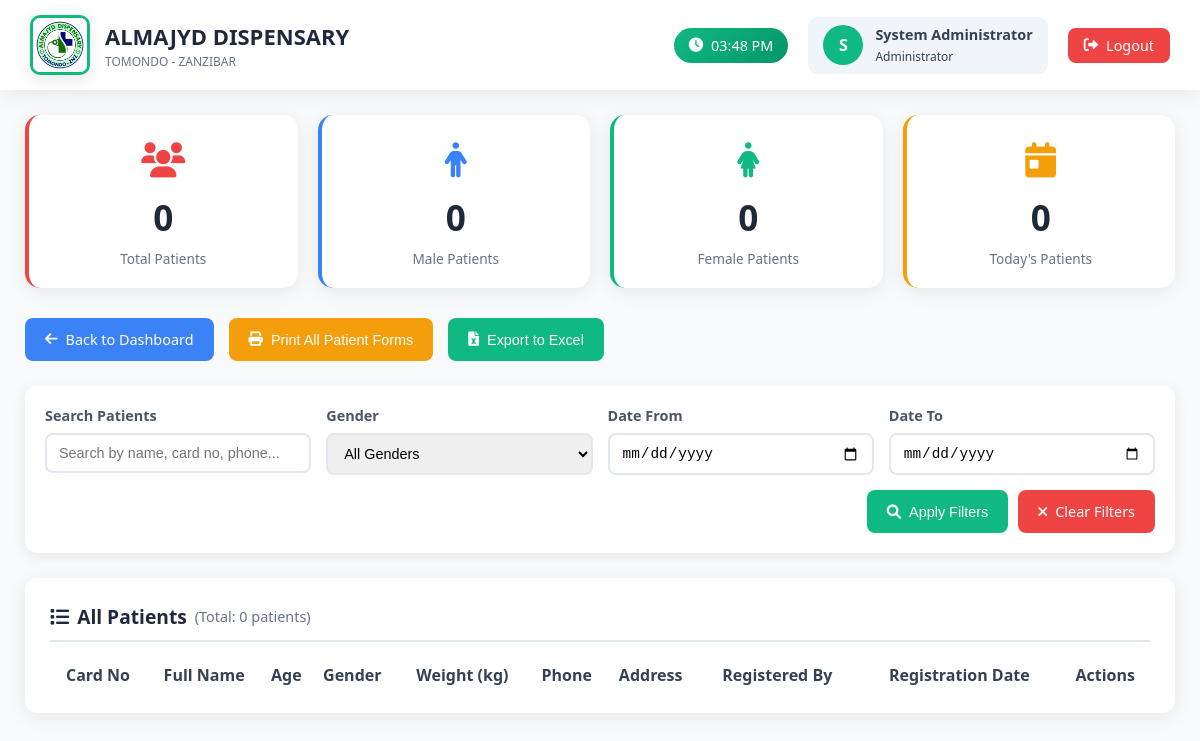
Page /admin/view_patients.php (signed in) on the earlier database version.
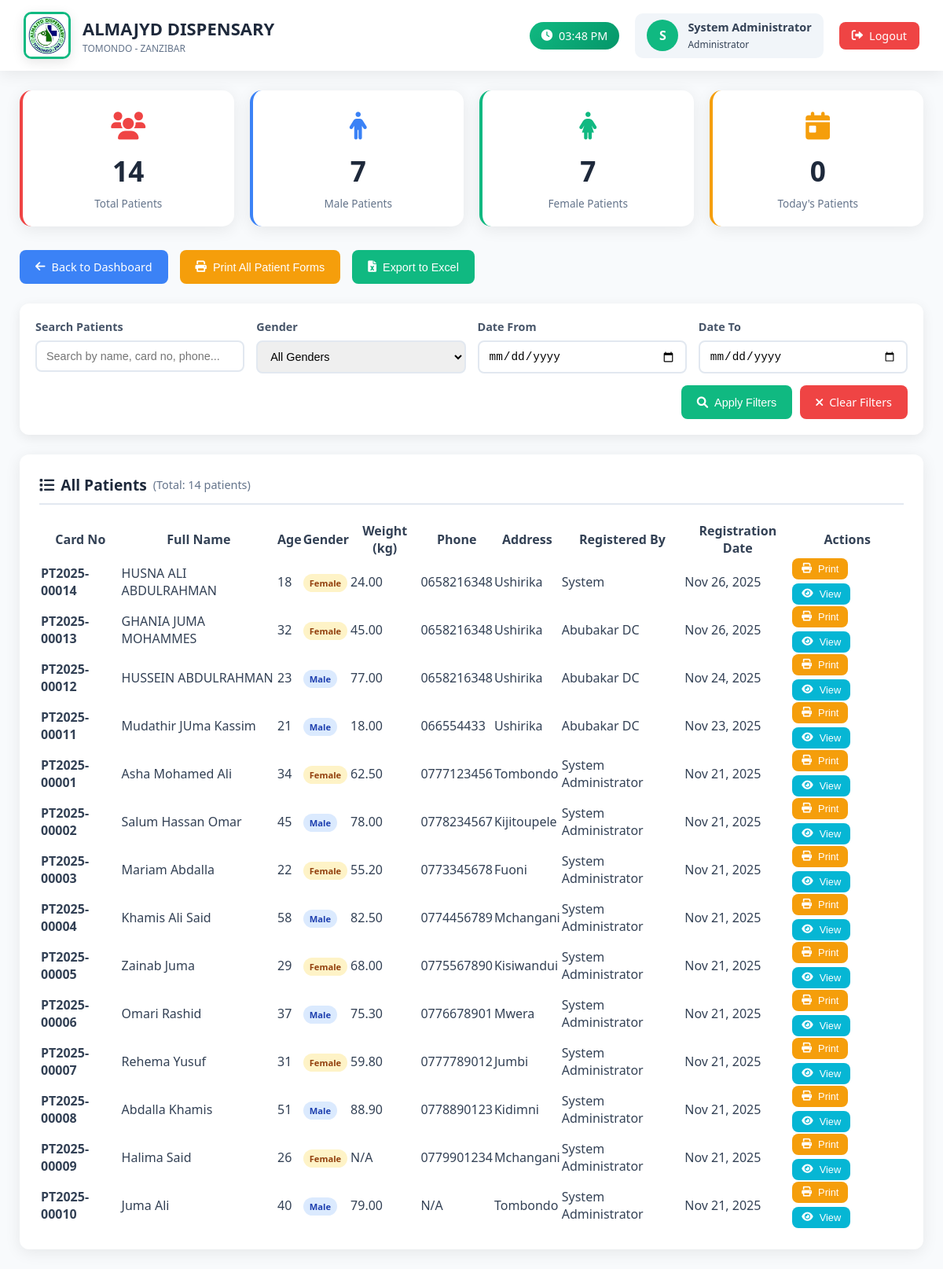
Same page on the later database version.
### tables this page shows
CREATE TABLE `patients` (
  `id` int(11) NOT NULL,
  `card_no` varchar(50) NOT NULL,
  `full_name` varchar(100) NOT NULL,
  `address` text DEFAULT NULL,
  `age` int(11) DEFAULT NULL,
  `weight` decimal(5,2) DEFAULT NULL,
  `phone` varchar(20) DEFAULT NULL,
  `gender` enum('male','female') DEFAULT NULL,
  `created_by` int(11) DEFAULT NULL,
  `created_at` timestamp NOT NULL DEFAULT current_timestamp(),
  `patient_type` enum('standard','child','senior','emergency','follow_up') DEFAULT 'standard',
  `consultation_fee` decimal(10,2) DEFAULT 0.00
);

CREATE TABLE `users` (
  `id` int(11) NOT NULL,
  `username` varchar(50) NOT NULL,
  `password` varchar(255) NOT NULL,
  `email` varchar(100) DEFAULT NULL,
  `role` enum('admin','doctor','receptionist','laboratory','pharmacy','cashier') NOT NULL,
  `full_name` varchar(100) NOT NULL,
  `phone` varchar(20) DEFAULT NULL,
  `district` varchar(100) DEFAULT NULL,
  `region` varchar(100) DEFAULT NULL,
  `created_at` timestamp NOT NULL DEFAULT current_timestamp(),
  `status` enum('active','inactive') DEFAULT 'active',
  `permissions` text DEFAULT NULL,
  `last_login` timestamp NULL DEFAULT NULL
);

### admin/view_patients.php (the view, shortened to what this page needs)
<?php
require_once '../config.php';
$search = isset($_GET['search']) ? trim($_GET['search']) : '';
$date_from = isset($_GET['date_from']) ? $_GET['date_from'] : '';
$date_to = isset($_GET['date_to']) ? $_GET['date_to'] : '';
$query = "SELECT p.*, u.full_name as created_by_name
          FROM patients p
          LEFT JOIN users u ON p.created_by = u.id
          WHERE 1=1";
$params = [];
$query .= " ORDER BY p.created_at DESC";
$stmt = $pdo->prepare($query);
$stmt->execute($params);
$patients = $stmt->fetchAll(PDO::FETCH_ASSOC);
$total_patients = count($patients);
$male_count = 0;
$female_count = 0;
$today_count = 0;
foreach ($patients as $patient) {
    if ($patient['gender'] == 'male') $male_count++;
    if ($patient['gender'] == 'female') $female_count++;
}
?>
<!DOCTYPE html>
<html lang="en">
<head>
    <link rel="stylesheet" href="https://cdnjs.cloudflare.com/ajax/libs/font-awesome/6.0.0/css/all.min.css">
    <link rel="stylesheet" href="https://cdn.datatables.net/1.13.6/css/dataTables.bootstrap5.min.css">
</head>
<body>
    <div class="topbar no-print">
        <div class="logo-section">
            <div class="logo">
                <img src="../images/logo.jpg" alt="Almajyd Dispensary Logo">
            </div>
            <div class="clinic-info">
                <h1>ALMAJYD DISPENSARY</h1>
                <p>TOMONDO - ZANZIBAR</p>
            </div>
        </div>
        <div class="user-area">
            <div class="time-display">
                <i class="fas fa-clock"></i>
                <span id="currentTime"><?php echo date('h:i A'); ?></span>
            </div>
            <div class="user">
                <div class="user-avatar">
                    <?php echo strtoupper(substr($_SESSION['full_name'], 0, 1)); ?>
                </div>
                <div>
                    <div style="font-weight:600; font-size: 0.9rem;"><?php echo $_SESSION['full_name']; ?></div>
                    <small style="font-size: 0.75rem;">Administrator</small>
                </div>
            </div>
            <a href="../logout.php" class="logout-btn">
                <i class="fas fa-sign-out-alt"></i>
                Logout
            </a>
        </div>
    </div>
    <div class="main">
        <div class="stats-grid no-print">
            <div class="stat-card patients">
                <div class="stat-icon">
                    <i class="fas fa-users"></i>
                </div>
                <div class="stat-number"><?php echo $total_patients; ?></div>
                <div class="stat-label">Total Patients</div>
            </div>
            <div class="stat-card male">
                <div class="stat-icon">
                    <i class="fas fa-male"></i>
                </div>
                <div class="stat-number"><?php echo $male_count; ?></div>
                <div class="stat-label">Male Patients</div>
            </div>
            <div class="stat-card female">
                <div class="stat-icon">
                    <i class="fas fa-female"></i>
                </div>
                <div class="stat-number"><?php echo $female_count; ?></div>
                <div class="stat-label">Female Patients</div>
            </div>
            <div class="stat-card today">
                <div class="stat-icon">
                    <i class="fas fa-calendar-day"></i>
                </div>
                <div class="stat-number"><?php echo $today_count; ?></div>
                <div class="stat-label">Today's Patients</div>
            </div>
        </div>
        <div class="action-buttons no-print">
            <a href="dashboard.php" class="btn btn-primary">
                <i class="fas fa-arrow-left"></i>
                Back to Dashboard
            </a>
            <button type="button" onclick="printAllPatientForms()" class="btn btn-warning">
                <i class="fas fa-print"></i>
                Print All Patient Forms
            </button>
            <button type="button" onclick="exportToExcel()" class="btn btn-success">
                <i class="fas fa-file-excel"></i>
                Export to Excel
            </button>
        </div>
        <div class="filter-section no-print">
            <form method="GET" action="">
                <div class="filter-grid">
                    <div class="filter-group">
                        <label class="filter-label">Search Patients</label>
                        <input type="text" name="search" class="filter-input" placeholder="Search by name, card no, phone..." value="<?php echo htmlspecialchars($search); ?>">
                    </div>
                    <div class="filter-group">
                        <label class="filter-label">Gender</label>
                        <select name="gender" class="filter-input">
                            <option value="">All Genders</option>
                        </select>
                    </div>
                    <div class="filter-group">
                        <label class="filter-label">Date From</label>
                        <input type="date" name="date_from" class="filter-input" value="<?php echo htmlspecialchars($date_from); ?>">
                    </div>
                    <div class="filter-group">
                        <label class="filter-label">Date To</label>
                        <input type="date" name="date_to" class="filter-input" value="<?php echo htmlspecialchars($date_to); ?>">
                    </div>
                </div>
                <div class="filter-actions">
                    <button type="submit" class="btn btn-success">
                        <i class="fas fa-search"></i>
                        Apply Filters
                    </button>
                    <a href="view_patients.php" class="btn btn-danger">
                        <i class="fas fa-times"></i>
                        Clear Filters
                    </a>
                </div>
            </form>
        </div>
        <div class="table-card no-print">
            <h3>
                <i class="fas fa-list"></i>
                All Patients
                <small style="font-size: 0.9rem; color: #64748b; font-weight: normal;">
                    (Total: <?php echo $total_patients; ?> patients)
                </small>
            </h3>
            <div class="table-responsive">
                <table id="patientsTable" class="display" style="width:100%">
                    <thead>
                        <tr>
                            <th>Card No</th>
                            <th>Full Name</th>
                            <th>Age</th>
                            <th>Gender</th>
                            <th>Weight (kg)</th>
                            <th>Phone</th>
                            <th>Address</th>
                            <th>Registered By</th>
                            <th>Registration Date</th>
                            <th>Actions</th>
                        </tr>
                    </thead>
                    <tbody>
                        <?php
                        $patients_data = $patients;
                        if (!empty($patients_data)):
                            foreach ($patients_data as $patient):
                        ?>
                        <tr>
                            <td><strong><?php echo htmlspecialchars($patient['card_no']); ?></strong></td>
                            <td><?php echo htmlspecialchars($patient['full_name']); ?></td>
                            <td><?php echo $patient['age'] ?: 'N/A'; ?></td>
                            <td>
                                <span class="badge <?php echo $patient['gender'] == 'male' ? 'badge-info' : 'badge-warning'; ?>">
                                    <?php echo $patient['gender'] ? ucfirst($patient['gender']) : 'N/A'; ?>
                                </span>
                            </td>
                            <td><?php echo $patient['weight'] ?: 'N/A'; ?></td>
                            <td><?php echo $patient['phone'] ?: 'N/A'; ?></td>
                            <td><?php echo $patient['address'] ? htmlspecialchars(substr($patient['address'], 0, 30)) . (strlen($patient['address']) > 30 ? '...' : '') : 'N/A'; ?></td>
                            <td><?php echo $patient['created_by_name'] ?: 'System'; ?></td>
                            <td><?php echo date('M j, Y', strtotime($patient['created_at'])); ?></td>
                            <td>
                                <div class="table-actions">
                                    <button class="btn btn-warning btn-sm" onclick="printSingleForm('<?php echo $patient['card_no']; ?>')">
                                        <i class="fas fa-print"></i> Print
                                    </button>
                                    <button class="btn btn-info btn-sm" onclick="viewPatientDetails(<?php echo $patient['id']; ?>)">
                                        <i class="fas fa-eye"></i> View
                                    </button>
                                </div>
                            </td>
                        </tr>
                        <?php
                            endforeach;
                        endif;
                        ?>
                    </tbody>
                </table>
            </div>
        </div>
    </div>
</body>
</html>

### admin/view_patients.php (style rules this page uses)
* { margin: 0; padding: 0; box-sizing: border-box; }
body { font-family: 'Segoe UI', system-ui, sans-serif; background: #f8fafc; color: #334155; }
.topbar { background: white; padding: 15px 30px; box-shadow: 0 4px 20px rgba(0,0,0,0.08); display: flex; justify-content: space-between; align-items: center; position: sticky; top: 0; z-index: 100; flex-wrap: wrap; gap: 15px; }
.logo-section { display: flex; align-items: center; gap: 15px; }
.logo { width: 60px; height: 60px; border-radius: 10px; overflow: hidden; box-shadow: 0 4px 15px rgba(0,0,0,0.1); border: 3px solid #10b981; }
.logo img { width: 100%; height: 100%; object-fit: cover; }
.clinic-info h1 { font-size: 22px; font-weight: 700; color: #1e293b; margin-bottom: 2px; }
.clinic-info p { font-size: 12px; color: #64748b; margin: 0; }
.user-area { display: flex; align-items: center; gap: 20px; flex-wrap: wrap; }
.time-display { background: linear-gradient(135deg, #10b981, #059669); color: white; padding: 8px 15px; border-radius: 25px; font-size: 0.9rem; font-weight: 500; display: flex; align-items: center; gap: 8px; }
.user { display: flex; align-items: center; gap: 12px; background: #f1f5f9; padding: 8px 15px; border-radius: 10px; }
.user-avatar { width: 40px; height: 40px; background: #10b981; border-radius: 50%; display: flex; align-items: center; justify-content: center; color: white; font-weight: bold; font-size: 16px; }
.logout-btn { background: #ef4444; color: white; border: none; padding: 8px 16px; border-radius: 8px; text-decoration: none; font-weight: 500; display: flex; align-items: center; gap: 8px; transition: all 0.3s ease; font-size: 0.9rem; }
.main { padding: 25px; max-width: 1400px; margin: 0 auto; }
.stats-grid { display: grid; grid-template-columns: repeat(auto-fit, minmax(250px, 1fr)); gap: 20px; margin-bottom: 30px; }
.stat-card { background: white; padding: 20px; border-radius: 15px; box-shadow: 0 4px 20px rgba(0,0,0,0.08); text-align: center; border-left: 4px solid; transition: all 0.3s ease; }
.stat-card.patients { border-left-color: #ef4444; }
.stat-card.male { border-left-color: #3b82f6; }
.stat-card.female { border-left-color: #10b981; }
.stat-card.today { border-left-color: #f59e0b; }
.stat-icon { font-size: 2.2em; margin-bottom: 10px; }
.stat-card.patients .stat-icon { color: #ef4444; }
.stat-card.male .stat-icon { color: #3b82f6; }
.stat-card.female .stat-icon { color: #10b981; }
.stat-card.today .stat-icon { color: #f59e0b; }
.stat-number { font-size: 2.2em; font-weight: bold; margin: 8px 0; color: #1e293b; }
.stat-label { color: #64748b; font-size: 0.85em; font-weight: 500; }
.action-buttons { display: flex; gap: 15px; margin-bottom: 25px; flex-wrap: wrap; }
.btn { padding: 12px 20px; border: none; border-radius: 8px; text-decoration: none; font-weight: 500; font-size: 0.9rem; transition: all 0.3s ease; display: inline-flex; align-items: center; gap: 8px; cursor: pointer; }
.btn-primary { background: #3b82f6; color: white; }
.btn-success { background: #10b981; color: white; }
.btn-warning { background: #f59e0b; color: white; }
.btn-danger { background: #ef4444; color: white; }
.btn-info { background: #06b6d4; color: white; }
.filter-section { background: white; padding: 20px; border-radius: 12px; box-shadow: 0 4px 15px rgba(0,0,0,0.08); margin-bottom: 25px; }
.filter-grid { display: grid; grid-template-columns: repeat(auto-fit, minmax(200px, 1fr)); gap: 15px; margin-bottom: 15px; }
.filter-group { display: flex; flex-direction: column; gap: 8px; }
.filter-label { font-weight: 600; font-size: 0.9rem; color: #475569; }
.filter-input { padding: 10px 12px; border: 2px solid #e2e8f0; border-radius: 8px; font-size: 0.9rem; transition: all 0.3s ease; }
.filter-actions { display: flex; gap: 10px; justify-content: flex-end; flex-wrap: wrap; }
.table-card { background: white; padding: 25px; border-radius: 12px; box-shadow: 0 4px 20px rgba(0,0,0,0.08); overflow: hidden; }
.table-card h3 { margin-bottom: 20px; color: #1e293b; border-bottom: 2px solid #e2e8f0; padding-bottom: 10px; display: flex; align-items: center; gap: 8px; font-size: 1.2rem; }
.badge { padding: 4px 8px; border-radius: 12px; font-size: 0.7rem; font-weight: 600; }
.badge-info { background: #dbeafe; color: #1e40af; }
.badge-warning { background: #fef3c7; color: #92400e; }
.table-actions { display: flex; gap: 5px; flex-wrap: wrap; }
.btn-sm { padding: 6px 12px; font-size: 0.8rem; }

Differences in the rows shown:
added patients: card_no "PT2025-00014", full_name "HUSNA ALI ABDULRAHMAN", age "18", gender "Female", weight "24.00", phone "0658216348", address "Ushirika", created_by_name "System", created_at "Nov 26, 2025"
added patients: card_no "PT2025-00013", full_name "GHANIA JUMA MOHAMMES", age "32", gender "Female", weight "45.00", phone "0658216348", address "Ushirika", created_by.full_name "Abubakar DC", created_at "Nov 26, 2025"
added patients: card_no "PT2025-00012", full_name "HUSSEIN ABDULRAHMAN", age "23", gender "Male", weight "77.00", phone "0658216348", address "Ushirika", created_by.full_name "Abubakar DC", created_at "Nov 24, 2025"
added patients: card_no "PT2025-00011", full_name "Mudathir JUma Kassim", age "21", gender "Male", weight "18.00", phone "066554433", address "Ushirika", created_by.full_name "Abubakar DC", created_at "Nov 23, 2025"
added patients: card_no "PT2025-00001", full_name "Asha Mohamed Ali", age "34", gender "Female", weight "62.50", phone "0777123456", address "Tombondo", created_by.full_name "System Administrator", created_at "Nov 21, 2025"
added patients: card_no "PT2025-00002", full_name "Salum Hassan Omar", age "45", gender "Male", weight "78.00", phone "0778234567", address "Kijitoupele", created_by.full_name "System Administrator", created_at "Nov 21, 2025"
added patients: card_no "PT2025-00003", full_name "Mariam Abdalla", age "22", gender "Female", weight "55.20", phone "0773345678", address "Fuoni", created_by.full_name "System Administrator", created_at "Nov 21, 2025"
added patients: card_no "PT2025-00004", full_name "Khamis Ali Said", age "58", gender "Male", weight "82.50", phone "0774456789", address "Mchangani", created_by.full_name "System Administrator", created_at "Nov 21, 2025"
added patients: card_no "PT2025-00005", full_name "Zainab Juma", age "29", gender "Female", weight "68.00", phone "0775567890", address "Kisiwandui", created_by.full_name "System Administrator", created_at "Nov 21, 2025"
added patients: card_no "PT2025-00006", full_name "Omari Rashid", age "37", gender "Male", weight "75.30", phone "0776678901", address "Mwera", created_by.full_name "System Administrator", created_at "Nov 21, 2025"
added patients: card_no "PT2025-00007", full_name "Rehema Yusuf", age "31", gender "Female", weight "59.80", phone "0777789012", address "Jumbi", created_by.full_name "System Administrator", created_at "Nov 21, 2025"
added patients: card_no "PT2025-00008", full_name "Abdalla Khamis", age "51", gender "Male", weight "88.90", phone "0778890123", address "Kidimni", created_by.full_name "System Administrator", created_at "Nov 21, 2025"
added patients: card_no "PT2025-00009", full_name "Halima Said", age "26", gender "Female", weight "N/A", phone "0779901234", address "Mchangani", created_by.full_name "System Administrator", created_at "Nov 21, 2025"
added patients: card_no "PT2025-00010", full_name "Juma Ali", age "40", gender "Male", weight "79.00", phone "N/A", address "Tombondo", created_by.full_name "System Administrator", created_at "Nov 21, 2025"
Other differences:
$total_patients: "0" → "14"
$male_count: "0" → "7"
$female_count: "0" → "7"
